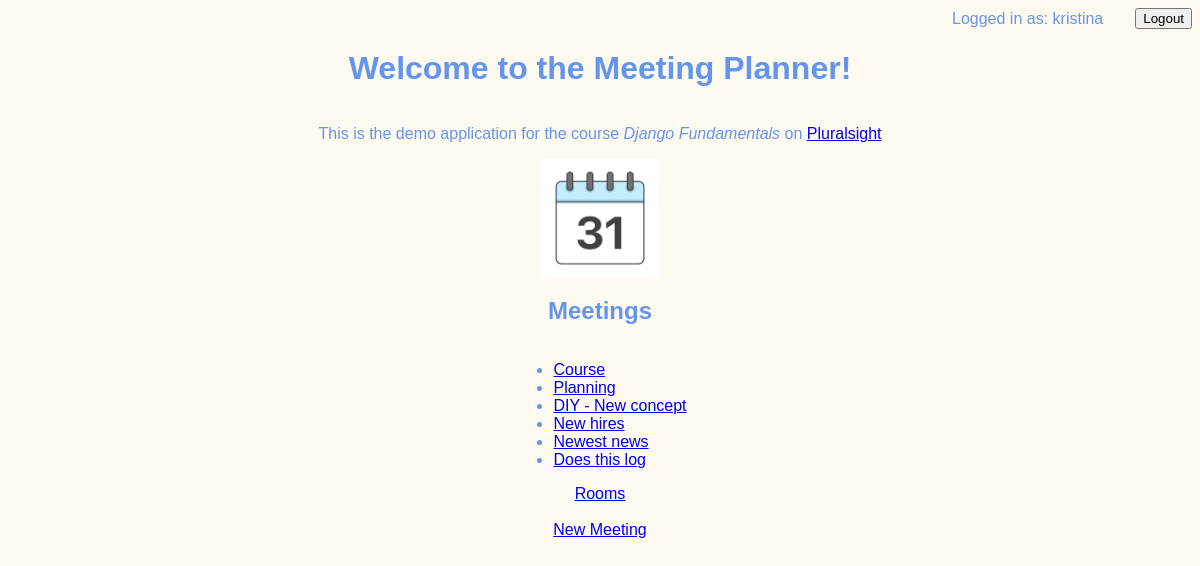
The app's page / (signed in) with its own data.
### meetings/models.py (models this page shows, shortened)
class Meeting(models.Model):
    title = models.CharField(max_length=200)
    date = models.DateField()
    start_time = models.TimeField(default=time(9))
    duration = models.IntegerField(default=1)
    room = models.ForeignKey(Room, on_delete=models.CASCADE)
    participants = models.ManyToManyField(get_user_model())

### website/views.py (the view)
# urls.py: path('', welcome, name='welcome'),
def welcome(request):
    if request.user.is_authenticated:
        context = {"meetings": Meeting.objects.all()}
    else:
        context = {}
    return render(request, "website/welcome.html", context)

### templates/website/welcome.html (shortened to what this page needs)
{% extends 'base.html' %}
{% load static %}
{% block content %}
<h1>Welcome to the Meeting Planner!</h1>
<p>
  This is the demo application for the course
  <em>Django Fundamentals</em> on
  <a href="https://www.pluralsight.com">Pluralsight</a>
</p>
<img
  src="{% static 'website/calendar.jpg' %}"
  width="10%"
/>
{% if user.is_authenticated %}
<h2>Meetings</h2>
<ul>
  {% for meeting in meetings %}
  <li>
    <a href="{% url 'detail' meeting.id %}">
      {{ meeting.title }}</a
    >
  </li>
  {% endfor %}
</ul>
<a href="{% url 'rooms' %}">Rooms</a>
<br />
<a href="{% url 'new' %}">New Meeting</a>
{% endif %} {% endblock %}

### templates/base.html (shortened to what this page needs)
{% load static %}
<!DOCTYPE html>
<html lang="en">
  <head>
    <link
      rel="stylesheet"
      href="{% static 'website/style.css' %}"
    />
  </head>
  <body>
    {% if user.is_authenticated %}
    <div  style='display:flex; align-self:flex-end; gap: 2rem; align-items:center;'>
      Logged in as: {{ user.get_username }}
      <form method="post" action={% url 'logout' %}>
        <button type="submit">Logout</button>
    </div>
      {% else %}
      <a href={% url 'login' %}>Login</a>
    {% endif %}
    {% block content %} {% endblock %}
  </body>
</html>

### website/static/website/style.css (style rules this page uses)
body { font-family: sans-serif; color: cornflowerblue; background-color: floralwhite; display: flex; flex-direction: column; align-items: center; justify-content: center; }

### records on screen
Meeting: title "Course"
Meeting: title "Planning"
Meeting: title "DIY - New concept"
Meeting: title "New hires"
Meeting: title "Newest news"
Meeting: title "Does this log"

### other values on screen
{{ user.get_username }} "kristina"
